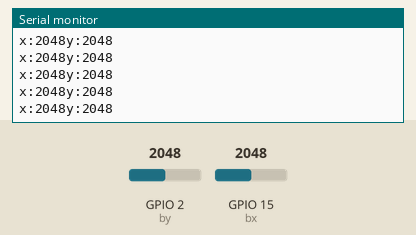
Recording of a sketch running on a simulated ESP32. Parts: the last lines printed to the serial monitor. The inputs (shaded band) are chosen by the test bench; at power-on: GPIO 2 (by) = 2048, GPIO 15 (bx) = 2048.

Above: at 1.2 s.
1.3 s: GPIO 2 (by) set to 2866
At 2.3 s:
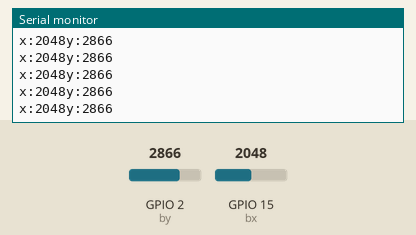
2.8 s: GPIO 15 (bx) set to 2866
At 3.8 s:
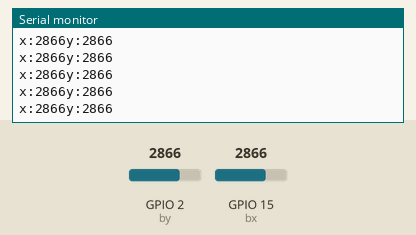
4.3 s: GPIO 2 (by) set to 3603
At 4.9 s:
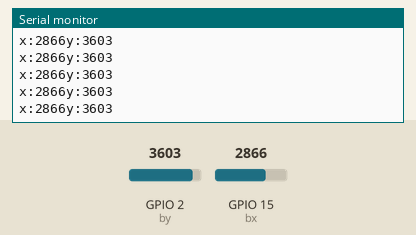
5.8 s: GPIO 15 (bx) set to 3603
At 6.9 s:
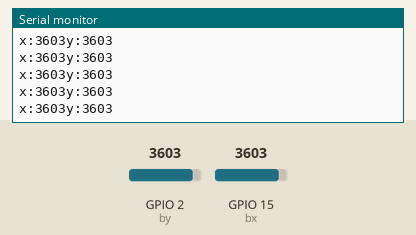
Timing chart, 0 to 8.3 s (numbered marks = the images above; inputs shaded):
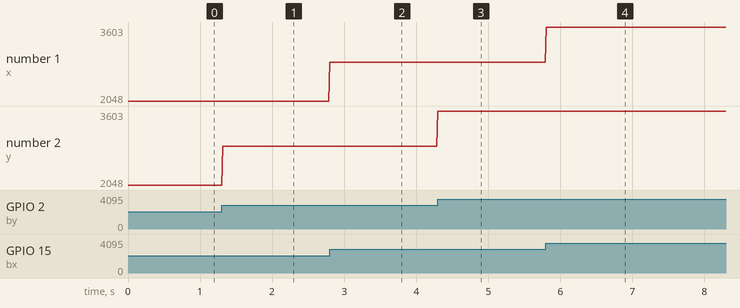

The sketch:

JoystickXYsensor_ESP32.ino
```cpp
const int bx = 15;
const int by = 2;

void setup() {
  // put your setup code here, to run once:
pinMode(bx, INPUT);
pinMode(by, INPUT);
Serial.begin(9600);
}

void loop() {
  // put your main code here, to run repeatedly:
int x = analogRead(bx);
int y = analogRead(by);
Serial.print("x:");
Serial.print(x);
Serial.print("y:");
Serial.println(y);
delay(10);
}
```

Measured:
- after the input at 1.3 s, the serial monitor: prints a new line at once (image 1)
- after the input at 2.8 s, the serial monitor: prints a new line at once (image 2)
- after the input at 4.3 s, the serial monitor: prints a new line at once (image 3)
- after the input at 5.8 s, the serial monitor: prints a new line at once (image 4)
- plotted number 2: 2048 → 2866 after the input at 1.3 s, 2866 → 3603 after the input at 4.3 s
